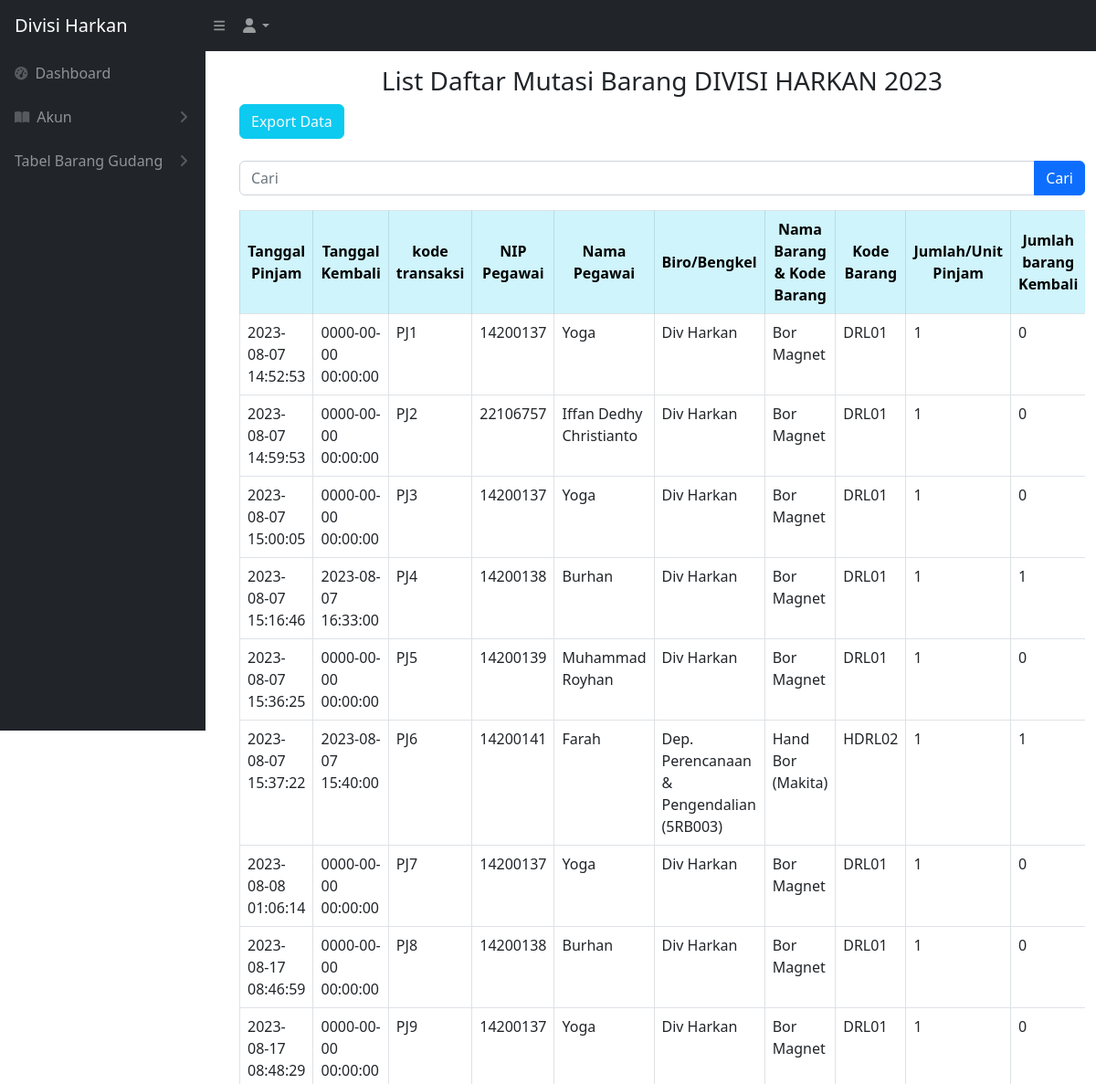
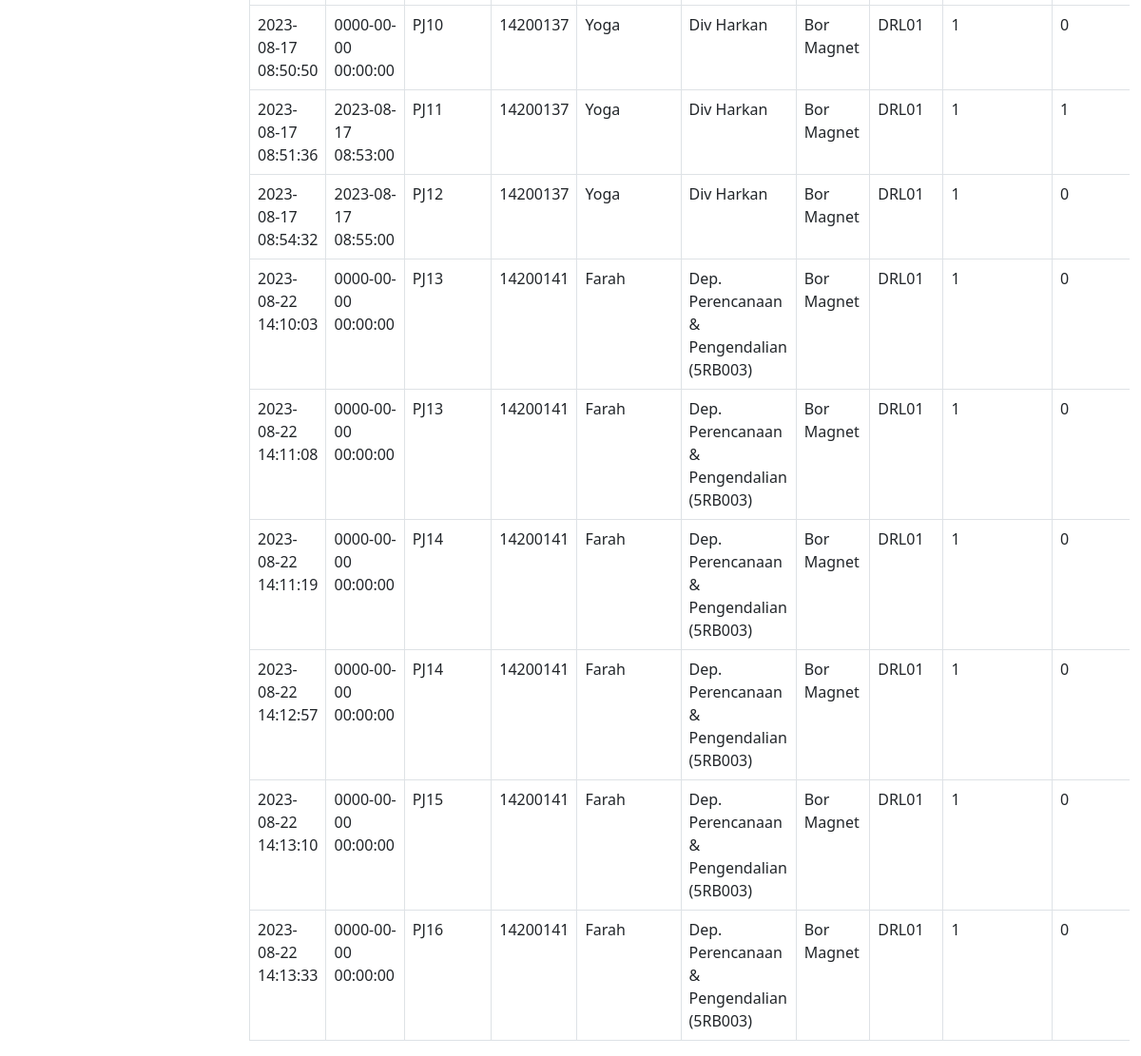
Page /mutasibarang.php (signed in) on the committed database (2 pictures, top to bottom).
### tables this page shows
CREATE TABLE `keluar_masuk_barang` (
  `idtransaksi` int(11) NOT NULL,
  `kodetransaksi` varchar(200) NOT NULL,
  `tanggal` timestamp NOT NULL DEFAULT current_timestamp(),
  `tanggalkembali` timestamp NOT NULL DEFAULT current_timestamp(),
  `nip` int(11) NOT NULL,
  `namabarang` varchar(200) NOT NULL,
  `kodebarang` varchar(200) NOT NULL,
  `jumlahpinjam` int(11) NOT NULL,
  `jumlahkembali` int(11) NOT NULL,
  `jumlahrusak` int(11) NOT NULL,
  `lokasi` varchar(500) NOT NULL,
  `isApproved` tinyint(1) NOT NULL,
  `status` varchar(200) NOT NULL
);

CREATE TABLE `users` (
  `id_user` int(11) NOT NULL,
  `nip_user` varchar(512) NOT NULL,
  `nama_user` varchar(512) NOT NULL,
  `password_user` varchar(512) NOT NULL,
  `divisi_id` int(11) NOT NULL,
  `role_id` int(11) NOT NULL
);

CREATE TABLE `divisi` (
  `iddivisi` int(11) NOT NULL,
  `namadivisi` varchar(200) NOT NULL
);

### mutasibarang.php (the view, shortened to what this page needs)
<?php
require 'controller/koneksi.php';
$searchTerm = isset($_GET['cari']) ? $_GET['cari'] : '';
?>
<!DOCTYPE html>
<html lang="en">
<head>
    <link href="css/styles.css" rel="stylesheet" />
</head>
<?php include 'sidebar.php' ?>
<body>
    <br>
    <br>
    <main id="main-content" class="<?= isset($_GET['sidebarClosed']) ? '' : 'main-with-sidebar' ?>">
        <div class="container-fluid px-4">
            <h3 class="mt-4 text-center">List Daftar Mutasi Barang DIVISI HARKAN 2023</h3>
        </div>
        <div class="container -fluid">
            <a href="export_mutasibarang.php" class="btn btn-info text-light">Export Data</a>
            <br>
            <br>
            <form action="mutasibarang.php" method="GET">
                <div class="input-group mb-3">
                    <input type="text" class="form-control" placeholder="Cari" name="cari" value="<?= $searchTerm ?>">
                    <button type="submit" class="btn btn-primary">Cari</button>
                </div>
            </form>
            <div class="card-body">
                <div class="table table-responsive">
                    <table class="table table-bordered" id="dataTable" width="100" cellspacing="0">
                        <thead>
                            <tr>
                                <th class="table-info text-center align-middle">Tanggal Pinjam</th>
                                <th class="table-info text-center align-middle">Tanggal Kembali</th>
                                <th class="table-info text-center align-middle">kode transaksi</th>
                                <th class="table-info text-center align-middle">NIP Pegawai</th>
                                <th class="table-info text-center align-middle">Nama Pegawai</th>
                                <th class="table-info text-center align-middle">Biro/Bengkel</th>
                                <th class="table-info text-center align-middle">Nama Barang & Kode Barang</th>
                                <th class="table-info text-center align-middle">Kode Barang </th>
                                <th class="table-info text-center align-middle">Jumlah/Unit Pinjam</th>
                                <th class="table-info text-center align-middle">Jumlah barang Kembali</th>
                            </tr>
                        </thead>
                        <tbody>
                            <?php
                            if (!empty($searchTerm)) {
                                $searchResults = searchMutasiBarang($conn, $searchTerm);
                                while ($data = mysqli_fetch_array($searchResults)) {
                                    $tanggalpinjam = $data['tanggal'];
                                    $tanggalkembali = $data['tanggalkembali'];
                                    $kodetransaksi = $data['kodetransaksi'];
                                    $nip = $data['nip'];
                                    $namabarang = $data['namabarang'];
                                    $kodebarang = $data['kodebarang'];
                                    $jumlahpinjam = $data['jumlahpinjam'];
                                    $jumlahkembali = $data['jumlahkembali'];
                                    $jumlahrusak = $data['jumlahrusak'];
                                    $lokasi = $data['lokasi'];
                                    $status = $data['status'];
                                    $tanggalKembaliNull = "0000-00-00 00:00:00";
                                    $query_pegawai = "SELECT users.nama_user
                        FROM users
                        WHERE users.nip_user = '$nip'";
                                    $result_pegawai = mysqli_query($conn, $query_pegawai);
                                    $namapegawai = "-";
                                    if ($result_pegawai) {
                                        $row_pegawai = mysqli_fetch_assoc($result_pegawai);
                                        $namapegawai = $row_pegawai['nama_user'];
                                    }
                                    $query_divisi = "SELECT divisi.namadivisi
                        FROM users
                        INNER JOIN divisi ON users.divisi_id = divisi.iddivisi
                        WHERE users.nip_user = '$nip'";
                                    $result_divisi = mysqli_query($conn, $query_divisi);
                                    $namadivisi = "-";
                                    if ($result_divisi) {
                                        $row_divisi = mysqli_fetch_assoc($result_divisi);
                                        $namadivisi = $row_divisi['namadivisi'];
                                    }
                                    echo '<tr class="centered-cell">';
                                    echo '<td class="centered-cell">' . $tanggalpinjam . '</td>';
                                    echo '<td class="centered-cell">' . $tanggalkembali . '</td>';
                                    echo '<td class="centered-cell">' . $kodetransaksi . '</td>';
                                    echo '<td class="centered-cell">' . $nip . '</td>';
                                    echo '<td class="centered-cell">' . $namapegawai . '</td>';
                                    echo '<td class="centered-cell">' . $namadivisi . '</td>';
                                    echo '<td class="centered-cell">' . $namabarang . '</td>';
                                    echo '<td class="centered-cell">' . $kodebarang . '</td>';
                                    echo '<td class="centered-cell">' . $jumlahpinjam . '</td>';
                                    echo '<td class="centered-cell">' . $jumlahkembali . '</td>';
                                    echo '<td class="centered-cell">' . $jumlahrusak . '</td>';
                                    echo '<td class="centered-cell">' . $lokasi . '</td>';
                                    echo '<td class="centered-cell">';
                                    if ($tanggalkembali === $tanggalKembaliNull) {
                                        echo '<span class="badge text-bg-danger">Belum kembali</span>';
                                    } else if ($jumlahrusak > 0) {
                                        echo '<span class="badge text-bg-warning">Barang rusak/kurang lengkap</span>';
                                    } else {
                                        echo '<span class="badge text-bg-success">Sudah kembali</span>';
                                    }
                                    echo '</td>';
                                    echo '</tr>';
                                }
                            } else {
                                $ambilsemuadatastock = mysqli_query($conn, "select * from keluar_masuk_barang");
                                while ($data = mysqli_fetch_array($ambilsemuadatastock)) {
                                    $tanggalpinjam = $data['tanggal'];
                                    $tanggalkembali = $data['tanggalkembali'];
                                    $kodetransaksi = $data['kodetransaksi'];
                                    $nip = $data['nip'];
                                    $namabarang = $data['namabarang'];
                                    $kodebarang = $data['kodebarang'];
                                    $jumlahpinjam = $data['jumlahpinjam'];
                                    $jumlahkembali = $data['jumlahkembali'];
                                    $query_pegawai = "SELECT users.nama_user
                        FROM users
                        WHERE users.nip_user = '$nip'";
                                    $result_pegawai = mysqli_query($conn, $query_pegawai);
                                    $namapegawai = "-";
                                    if ($result_pegawai) {
                                        $row_pegawai = mysqli_fetch_assoc($result_pegawai);
                                        $namapegawai = $row_pegawai['nama_user'];
                                    }
                                    $query_divisi = "SELECT divisi.namadivisi
                        FROM users
                        INNER JOIN divisi ON users.divisi_id = divisi.iddivisi
                        WHERE users.nip_user = '$nip'";
                                    $result_divisi = mysqli_query($conn, $query_divisi);
                                    $namadivisi = "-";
                                    if ($result_divisi) {
                                        $row_divisi = mysqli_fetch_assoc($result_divisi);
                                        $namadivisi = $row_divisi['namadivisi'];
                                    }
                                    echo '<tr>';
                                    echo '<td>' . $tanggalpinjam . '</td>';
                                    echo '<td>' . $tanggalkembali . '</td>';
                                    echo '<td>' . $kodetransaksi . '</td>';
                                    echo '<td>' . $nip . '</td>';
                                    echo '<td>' . $namapegawai . '</td>';
                                    echo '<td>' . $namadivisi . '</td>';
                                    echo '<td>' . $namabarang . '</td>';
                                    echo '<td>' . $kodebarang . '</td>';
                                    echo '<td>' . $jumlahpinjam . '</td>';
                                    echo '<td>' . $jumlahkembali . '</td>';
                                    echo '</tr>';
                                }
                            }
                            ?>
                        </tbody>
                    </table>
    </main>
</body>
</html>

### sidebar.php (shortened to what this page needs)
<div class="sb-nav-fixed">
    <nav class="sb-topnav navbar navbar-expand navbar-dark bg-dark">
        <a class="navbar-brand ps-3" href="index.php">Divisi Harkan</a>
        <button class="btn btn-link btn-sm order-1 order-lg-0 me-4 me-lg-0" id="sidebarToggle" href="#"><i class="fas fa-bars"></i></button>
        <ul class="navbar-nav ms-auto ms-md-0 me-3 me-lg-4">
                <li class="nav-item dropdown">
                    <a class="nav-link dropdown-toggle" id="navbarDropdown" href="#" role="button" data-bs-toggle="dropdown" aria-expanded="false"><i class="fas fa-user fa-fw"></i></a>
                </li>
            </ul>
    </nav>
    <div id="layoutSidenav">
        <div id="layoutSidenav_nav">
            <nav class="sb-sidenav accordion sb-sidenav-dark" id="sidenavAccordion">
                <div class="sb-sidenav-menu">
                    <div class="nav">
                        <a class="nav-link" href="index.php">
                            <div class="sb-nav-link-icon"><i class="fas fa-tachometer-alt"></i></div>
                            Dashboard
                        </a>
                        <a class="nav-link collapsed" href="#" data-bs-toggle="collapse" data-bs-target="#collapsePages" aria-expanded="false" aria-controls="collapsePages">
                            <div class="sb-nav-link-icon"><i class="fas fa-book-open"></i></div>
                            Akun
                            <div class="sb-sidenav-collapse-arrow"><i class="fas fa-angle-down"></i></div>
                        </a>
                        <a class="nav-link collapsed" href="#" data-bs-toggle="collapse" data-bs-target="#pagesCollapseTabel" aria-expanded="false" aria-controls="pagesCollapseTabel">
                            Tabel Barang Gudang
                            <div class="sb-sidenav-collapse-arrow"><i class="fas fa-angle-down"></i></div>
                        </a>
                    </div>
                </div>
            </nav>
        </div>
    </div>
</div>

### rows in the picture
keluar_masuk_barang: tanggal "2023-08-07 14:52:53", tanggalkembali "0000-00-00 00:00:00", kodetransaksi "PJ1", nip "14200137", users.nama_user "Yoga", divisi.namadivisi "Div Harkan", namabarang "Bor Magnet", kodebarang "DRL01", jumlahpinjam "1", jumlahkembali "0"
keluar_masuk_barang: tanggal "2023-08-07 14:59:53", tanggalkembali "0000-00-00 00:00:00", kodetransaksi "PJ2", nip "22106757", users.nama_user "Iffan Dedhy Christianto", divisi.namadivisi "Div Harkan", namabarang "Bor Magnet", kodebarang "DRL01", jumlahpinjam "1", jumlahkembali "0"
keluar_masuk_barang: tanggal "2023-08-07 15:00:05", tanggalkembali "0000-00-00 00:00:00", kodetransaksi "PJ3", nip "14200137", users.nama_user "Yoga", divisi.namadivisi "Div Harkan", namabarang "Bor Magnet", kodebarang "DRL01", jumlahpinjam "1", jumlahkembali "0"
keluar_masuk_barang: tanggal "2023-08-07 15:16:46", tanggalkembali "2023-08-07 16:33:00", kodetransaksi "PJ4", nip "14200138", users.nama_user "Burhan", divisi.namadivisi "Div Harkan", namabarang "Bor Magnet", kodebarang "DRL01", jumlahpinjam "1", jumlahkembali "1"
keluar_masuk_barang: tanggal "2023-08-07 15:36:25", tanggalkembali "0000-00-00 00:00:00", kodetransaksi "PJ5", nip "14200139", users.nama_user "Muhammad Royhan", divisi.namadivisi "Div Harkan", namabarang "Bor Magnet", kodebarang "DRL01", jumlahpinjam "1", jumlahkembali "0"
keluar_masuk_barang: tanggal "2023-08-07 15:37:22", tanggalkembali "2023-08-07 15:40:00", kodetransaksi "PJ6", nip "14200141", users.nama_user "Farah", divisi.namadivisi "Dep. Perencanaan & Pengendalian (5RB003)", namabarang "Hand Bor (Makita)", kodebarang "HDRL02", jumlahpinjam "1", jumlahkembali "1"
keluar_masuk_barang: tanggal "2023-08-08 01:06:14", tanggalkembali "0000-00-00 00:00:00", kodetransaksi "PJ7", nip "14200137", users.nama_user "Yoga", divisi.namadivisi "Div Harkan", namabarang "Bor Magnet", kodebarang "DRL01", jumlahpinjam "1", jumlahkembali "0"
keluar_masuk_barang: tanggal "2023-08-17 08:46:59", tanggalkembali "0000-00-00 00:00:00", kodetransaksi "PJ8", nip "14200138", users.nama_user "Burhan", divisi.namadivisi "Div Harkan", namabarang "Bor Magnet", kodebarang "DRL01", jumlahpinjam "1", jumlahkembali "0"
keluar_masuk_barang: tanggal "2023-08-17 08:48:29", tanggalkembali "0000-00-00 00:00:00", kodetransaksi "PJ9", nip "14200137", users.nama_user "Yoga", divisi.namadivisi "Div Harkan", namabarang "Bor Magnet", kodebarang "DRL01", jumlahpinjam "1", jumlahkembali "0"
keluar_masuk_barang: tanggal "2023-08-17 08:50:50", tanggalkembali "0000-00-00 00:00:00", kodetransaksi "PJ10", nip "14200137", users.nama_user "Yoga", divisi.namadivisi "Div Harkan", namabarang "Bor Magnet", kodebarang "DRL01", jumlahpinjam "1", jumlahkembali "0"
keluar_masuk_barang: tanggal "2023-08-17 08:51:36", tanggalkembali "2023-08-17 08:53:00", kodetransaksi "PJ11", nip "14200137", users.nama_user "Yoga", divisi.namadivisi "Div Harkan", namabarang "Bor Magnet", kodebarang "DRL01", jumlahpinjam "1", jumlahkembali "1"
keluar_masuk_barang: tanggal "2023-08-17 08:54:32", tanggalkembali "2023-08-17 08:55:00", kodetransaksi "PJ12", nip "14200137", users.nama_user "Yoga", divisi.namadivisi "Div Harkan", namabarang "Bor Magnet", kodebarang "DRL01", jumlahpinjam "1", jumlahkembali "0"
keluar_masuk_barang: tanggal "2023-08-22 14:10:03", tanggalkembali "0000-00-00 00:00:00", kodetransaksi "PJ13", nip "14200141", users.nama_user "Farah", divisi.namadivisi "Dep. Perencanaan & Pengendalian (5RB003)", namabarang "Bor Magnet", kodebarang "DRL01", jumlahpinjam "1", jumlahkembali "0"
keluar_masuk_barang: tanggal "2023-08-22 14:11:08", tanggalkembali "0000-00-00 00:00:00", kodetransaksi "PJ13", nip "14200141", users.nama_user "Farah", divisi.namadivisi "Dep. Perencanaan & Pengendalian (5RB003)", namabarang "Bor Magnet", kodebarang "DRL01", jumlahpinjam "1", jumlahkembali "0"
keluar_masuk_barang: tanggal "2023-08-22 14:11:19", tanggalkembali "0000-00-00 00:00:00", kodetransaksi "PJ14", nip "14200141", users.nama_user "Farah", divisi.namadivisi "Dep. Perencanaan & Pengendalian (5RB003)", namabarang "Bor Magnet", kodebarang "DRL01", jumlahpinjam "1", jumlahkembali "0"
keluar_masuk_barang: tanggal "2023-08-22 14:12:57", tanggalkembali "0000-00-00 00:00:00", kodetransaksi "PJ14", nip "14200141", users.nama_user "Farah", divisi.namadivisi "Dep. Perencanaan & Pengendalian (5RB003)", namabarang "Bor Magnet", kodebarang "DRL01", jumlahpinjam "1", jumlahkembali "0"
keluar_masuk_barang: tanggal "2023-08-22 14:13:10", tanggalkembali "0000-00-00 00:00:00", kodetransaksi "PJ15", nip "14200141", users.nama_user "Farah", divisi.namadivisi "Dep. Perencanaan & Pengendalian (5RB003)", namabarang "Bor Magnet", kodebarang "DRL01", jumlahpinjam "1", jumlahkembali "0"
keluar_masuk_barang: tanggal "2023-08-22 14:13:33", tanggalkembali "0000-00-00 00:00:00", kodetransaksi "PJ16", nip "14200141", users.nama_user "Farah", divisi.namadivisi "Dep. Perencanaan & Pengendalian (5RB003)", namabarang "Bor Magnet", kodebarang "DRL01", jumlahpinjam "1", jumlahkembali "0"
